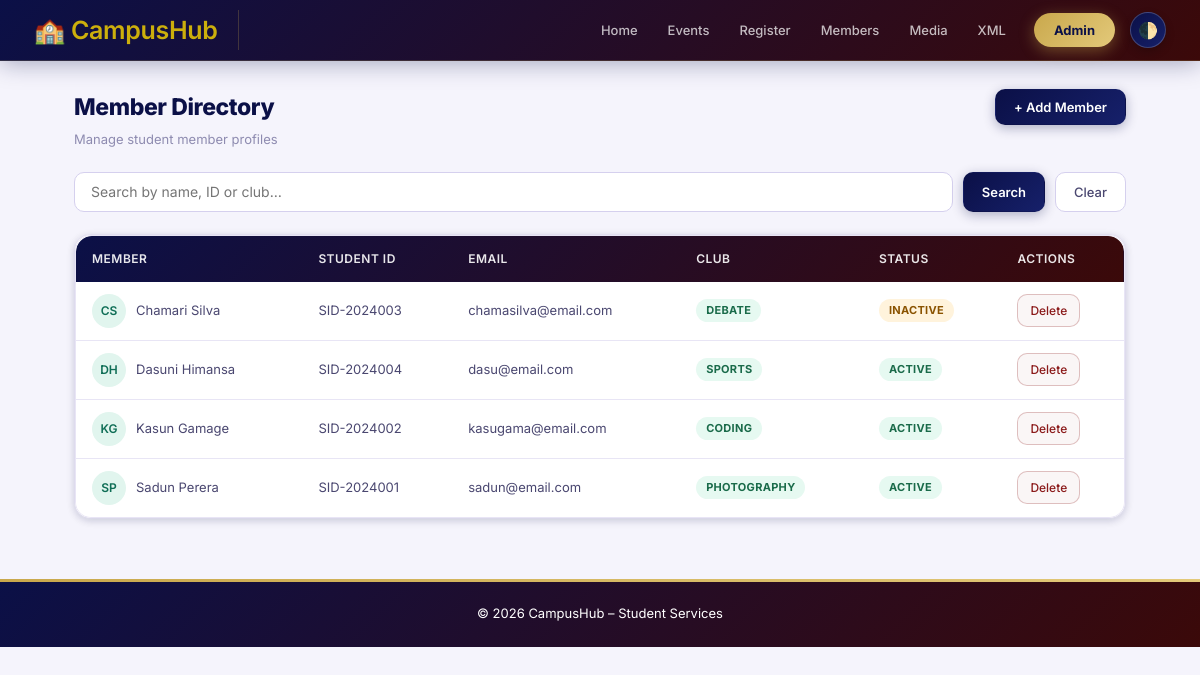
/members.php, run on the app's committed database.
### tables this page shows
CREATE TABLE `members` (
  `id` int NOT NULL AUTO_INCREMENT,
  `student_id` varchar(20) NOT NULL,
  `full_name` varchar(100) NOT NULL,
  `email` varchar(100) NOT NULL,
  `club` varchar(50) DEFAULT NULL,
  `status` enum('Active','Inactive') DEFAULT 'Active',
  `created_at` timestamp NULL DEFAULT CURRENT_TIMESTAMP,
  PRIMARY KEY (`id`),
  UNIQUE KEY `student_id` (`student_id`),
  UNIQUE KEY `email` (`email`)
);

### members.php (the view, shortened to what this page needs)
<?php
require_once 'includes/database.php';
require_once 'includes/header.php';
$search = isset($_GET['search']) ? trim($_GET['search']) : '';
$sql    = "SELECT * FROM members WHERE 1=1";
$params = [];
$sql .= " ORDER BY full_name ASC";
$stmt = $pdo->prepare($sql);
$stmt->execute($params);
$members = $stmt->fetchAll();
function initials(string $name): string
{
    $words = explode(' ', $name);
    return strtoupper(substr($words[0], 0, 1) . (isset($words[1]) ? substr($words[1], 0, 1) : ''));
}
?>
<div class="section-header">
    <div>
        <h1>Member Directory</h1>
        <p>Manage student member profiles</p>
    </div>
    <button class="btn btn-primary" onclick="toggleForm()">+ Add Member</button>
</div>
<form method="GET" action="members.php">
    <div class="search-bar">
        <input type="text" name="search" placeholder="Search by name, ID or club…" value="<?php echo htmlspecialchars($search); ?>">
        <button type="submit" class="btn btn-primary">Search</button>
        <a href="members.php" class="btn">Clear</a>
    </div>
</form>
<div class="card" style="padding:0">
    <div class="table-wrap">
        <table>
            <thead>
                <tr>
                    <th>Member</th>
                    <th>Student ID</th>
                    <th>Email</th>
                    <th>Club</th>
                    <th>Status</th>
                    <th>Actions</th>
                </tr>
            </thead>
            <tbody>
                <?php if ($members): ?>
                    <?php foreach ($members as $m): ?>
                        <tr>
                            <td>
                                <div style="display:flex;align-items:center;gap:10px">
                                    <div style="width:34px;height:34px;border-radius:50%;background:#E1F5EE;display:flex;align-items:center;justify-content:center;font-size:12px;font-weight:600;color:#0F6E56">
                                        <?php echo initials($m['full_name']); ?>
                                    </div>
                                    <?php echo htmlspecialchars($m['full_name']); ?>
                                </div>
                            </td>
                            <td><?php echo htmlspecialchars($m['student_id']); ?></td>
                            <td><?php echo htmlspecialchars($m['email']); ?></td>
                            <td><span class="tag tag-green"><?php echo htmlspecialchars($m['club']); ?></span></td>
                            <td>
                                <span class="tag <?php echo $m['status'] === 'Active' ? 'tag-green' : 'tag-amber'; ?>">
                                    <?php echo $m['status']; ?>
                                </span>
                            </td>
                            <td>
                                <a href="members.php?delete=<?php echo $m['id']; ?>"
                                    class="btn btn-danger btn-sm"
                                    onclick="return confirm('Delete this member?')">Delete</a>
                            </td>
                        </tr>
                    <?php endforeach; ?>
                <?php else: ?>
                    <tr>
                        <td colspan="6" style="text-align:center;color:#888;padding:24px">No members found.</td>
                    </tr>
                <?php endif; ?>
            </tbody>
        </table>
    </div>
</div>
<?php require_once 'includes/footer.php'; ?>

### data on the page
members: full_name "CS", full_name "Chamari Silva", student "SID-2024003", email "chamasilva@email.com", club "DEBATE", status "INACTIVE"
members: full_name "DH", full_name "Dasuni Himansa", student "SID-2024004", email "dasu@email.com", club "SPORTS", status "ACTIVE"
members: full_name "KG", full_name "Kasun Gamage", student "SID-2024002", email "kasugama@email.com", club "CODING", status "ACTIVE"
members: full_name "SP", full_name "Sadun Perera", student "SID-2024001", email "sadun@email.com", club "PHOTOGRAPHY", status "ACTIVE"
